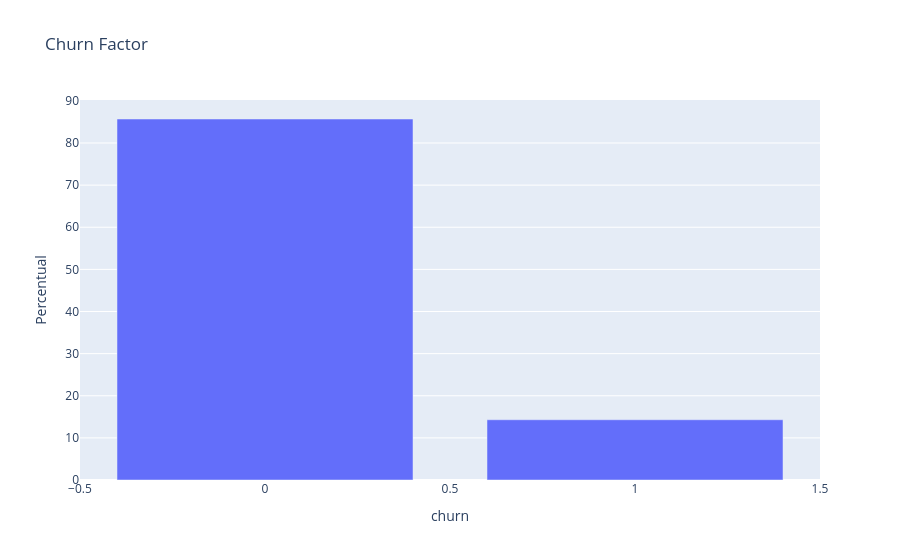

Notebook code for this chart:
### Code cell
# Distribution target feature (Churn)

fig = px.bar(df_churn['churn'].value_counts() / len(df_churn) * 100,
             title='Churn Factor',
             labels={'index': 'Churn', 'value': 'Percentual'})

fig.update_layout(showlegend=False)
fig.show()

### Figure 1 — Plotly figure (JSON) as saved in the notebook; plotly's stock layout.template omitted (floating-point values rounded to 4 significant figures)
{"data": [{"hovertemplate": "variable=count<br>churn=%{x}<br>Percentual=%{y}<extra></extra>", "legendgroup": "count", "marker": {"color": "#636efa", "pattern": {"shape": ""}}, "name": "count", "orientation": "v", "showlegend": true, "textposition": "auto", "type": "bar", "x": [0, 1], "xaxis": "x", "y": [85.7, 14.3], "yaxis": "y"}], "layout": {"barmode": "relative", "legend": {"title": {"text": "variable"}, "tracegroupgap": 0}, "showlegend": false, "title": {"text": "Churn Factor"}, "xaxis": {"anchor": "y", "domain": [0, 1], "title": {"text": "churn"}}, "yaxis": {"anchor": "x", "domain": [0, 1], "title": {"text": "Percentual"}}}}
